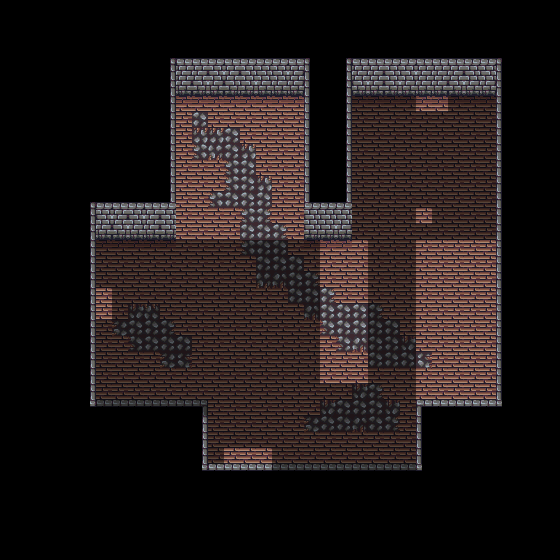

Rendered tile map (Tiled .tmx) drawn with the repository's tilesets; below, a short description and the map source with its tile grids summarised:
An orthogonal 35x35 tile map with 16x16 px tiles, 10 tile layers (Ground, PhaseWalls, Walls, BottomWalls, ...), 2 tilesets and 17 objects.

<map version="1.10" tiledversion="1.11.2" orientation="orthogonal" renderorder="right-down" width="35" height="35" tilewidth="16" tileheight="16" infinite="0" nextlayerid="14" nextobjectid="19">
 <properties>
  <property name="unity:SortingLayer" value="Walls" />
  <property name="unity:SortingOrder" value="10" />
  <property name="unity:layer" value="IgnoreProjectile" />
 </properties>
 <tileset firstgid="1" source="../../Tilesets/SpriteSheetGeneral.tsx" />
 <tileset firstgid="109" source="../../Tilesets/Doors.tsx" />
 <layer id="1" name="Ground" width="35" height="35">
  <properties>
   <property name="unity:SortingLayer" value="Ground" />
  </properties>
  <data>[1225 cells, 485 non-empty, 9 distinct tile ids]</data>
 </layer>
 <layer id="11" name="PhaseWalls" width="35" height="35">
  <properties>
   <property name="unity:SortingLayer" value="Walls" />
   <property name="unity:layer" value="IgnoreProjectile" />
  </properties>
  <data>[1225 cells, 28 non-empty, 1 distinct tile ids]</data>
 </layer>
 <layer id="2" name="Walls" width="35" height="35">
  <properties>
   <property name="unity:SortingLayer" value="Walls" />
   <property name="unity:layer" value="Wall" />
  </properties>
  <data>[1225 cells, 278 non-empty, 11 distinct tile ids]</data>
 </layer>
 <layer id="3" name="BottomWalls" width="35" height="35">
  <properties>
   <property name="unity:SortingLayer" value="Entities" />
   <property name="unity:SortingOrder" type="int" value="100" />
   <property name="unity:layer" value="IgnorePlayer" />
  </properties>
  <data>[1225 cells, 28 non-empty, 3 distinct tile ids]</data>
 </layer>
 <layer id="4" name="WestExit" width="35" height="35">
  <properties>
   <property name="unity:SortingLayer" value="Entities" />
   <property name="unity:SortingOrder" type="int" value="101" />
   <property name="unity:layer" value="Wall" />
  </properties>
  <data>[1225 cells, 30 non-empty, 2 distinct tile ids]</data>
 </layer>
 <layer id="5" name="EastExit" width="35" height="35">
  <properties>
   <property name="unity:SortingLayer" value="Entities" />
   <property name="unity:SortingOrder" type="int" value="101" />
   <property name="unity:layer" value="Wall" />
  </properties>
  <data>[1225 cells, 0 non-empty, 0 distinct tile ids]</data>
 </layer>
 <layer id="6" name="SouthExit" width="35" height="35">
  <properties>
   <property name="unity:SortingLayer" value="Entities" />
   <property name="unity:SortingOrder" type="int" value="100" />
   <property name="unity:layer" value="Wall" />
  </properties>
  <data>[1225 cells, 20 non-empty, 2 distinct tile ids]</data>
 </layer>
 <layer id="7" name="NorthExit" width="35" height="35">
  <properties>
   <property name="unity:SortingLayer" value="Walls" />
   <property name="unity:SortingOrder" type="int" value="10" />
   <property name="unity:layer" value="Wall" />
  </properties>
  <data>[1225 cells, 14 non-empty, 3 distinct tile ids]</data>
 </layer>
 <layer id="12" name="NorthPhaseWall" width="35" height="35">
  <properties>
   <property name="unity:SortingLayer" value="Walls" />
   <property name="unity:SortingOrder" value="10" />
   <property name="unity:layer" value="IgnoreProjectile" />
  </properties>
  <data>[1225 cells, 2 non-empty, 1 distinct tile ids]</data>
 </layer>
 <layer id="8" name="EntryCollider" width="35" height="35" opacity="0.5">
  <properties>
   <property name="unity:IsTrigger" type="bool" value="true" />
   <property name="unity:ignore" value="Visual" />
   <property name="unity:layer" value="ZoneCollider" />
  </properties>
  <data>[1225 cells, 314 non-empty, 1 distinct tile ids]</data>
 </layer>
 <objectgroup id="9" name="Doors">
  <object id="2" template="../../Templates/02_Door_Side.tx" x="80" y="320">
   <properties>
    <property name="SetDirection" value="West" />
   </properties>
  </object>
  <object id="3" template="../../Templates/02_Door_Top.tx" x="224" y="496" />
  <object id="4" template="../../Templates/02_Door_Top.tx" x="416" y="96">
   <properties>
    <property name="SetDirection" value="North" />
   </properties>
  </object>
  <object id="5" template="../../Templates/Spawner.tx" x="192" y="128" />
  <object id="6" template="../../Templates/Spawner.tx" x="272" y="128" />
  <object id="7" template="../../Templates/Spawner.tx" x="192" y="160" />
  <object id="8" template="../../Templates/Spawner.tx" x="272" y="160" />
  <object id="9" template="../../Templates/Spawner.tx" x="192" y="208" />
  <object id="10" template="../../Templates/Spawner.tx" x="272" y="208" />
  <object id="11" template="../../Templates/Spawner.tx" x="368" y="368" />
  <object id="12" template="../../Templates/Spawner.tx" x="368" y="304" />
  <object id="13" template="../../Templates/Spawner.tx" x="448" y="304" />
  <object id="14" template="../../Templates/Spawner.tx" x="448" y="368" />
  <object id="15" template="../../Templates/Spawner.tx" x="416" y="240" />
  <object id="16" template="../../Templates/Spawner.tx" x="208" y="320" />
  <object id="17" template="../../Templates/Spawner.tx" x="272" y="320" />
  <object id="18" template="../../Templates/Spawner.tx" x="240" y="352" />
 </objectgroup>
</map>
